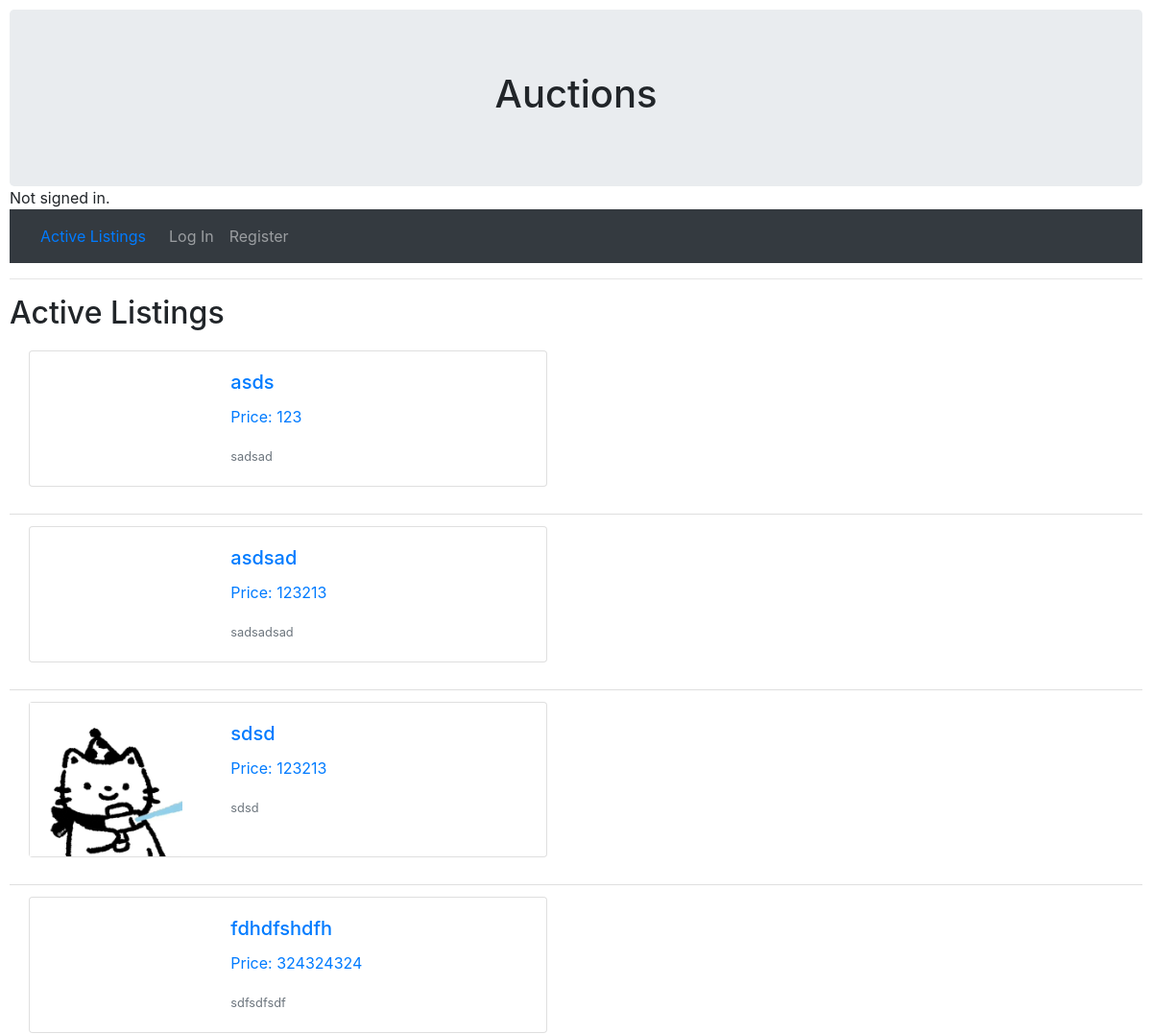
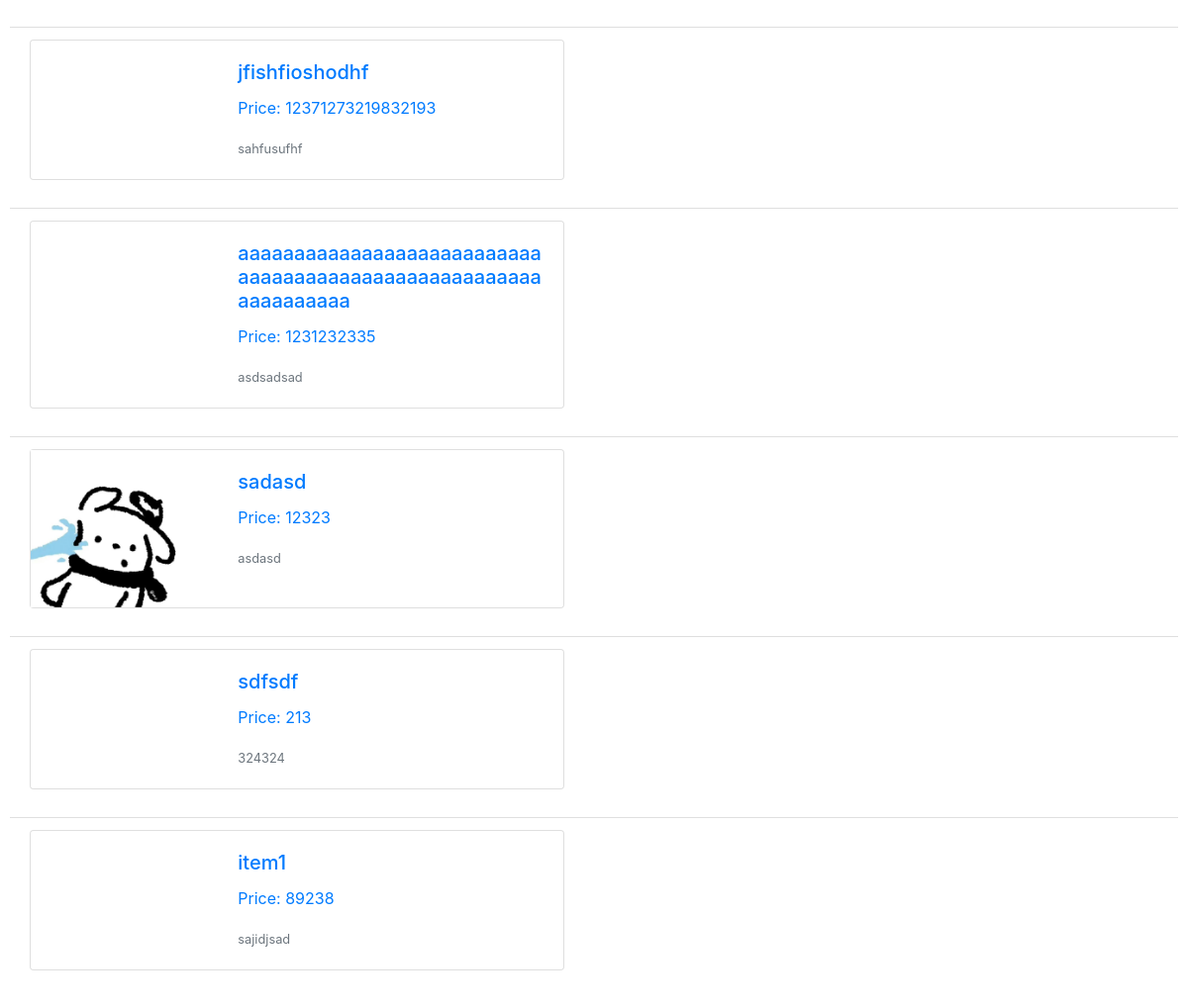
The app's page /, older data (2 pictures, top to bottom).
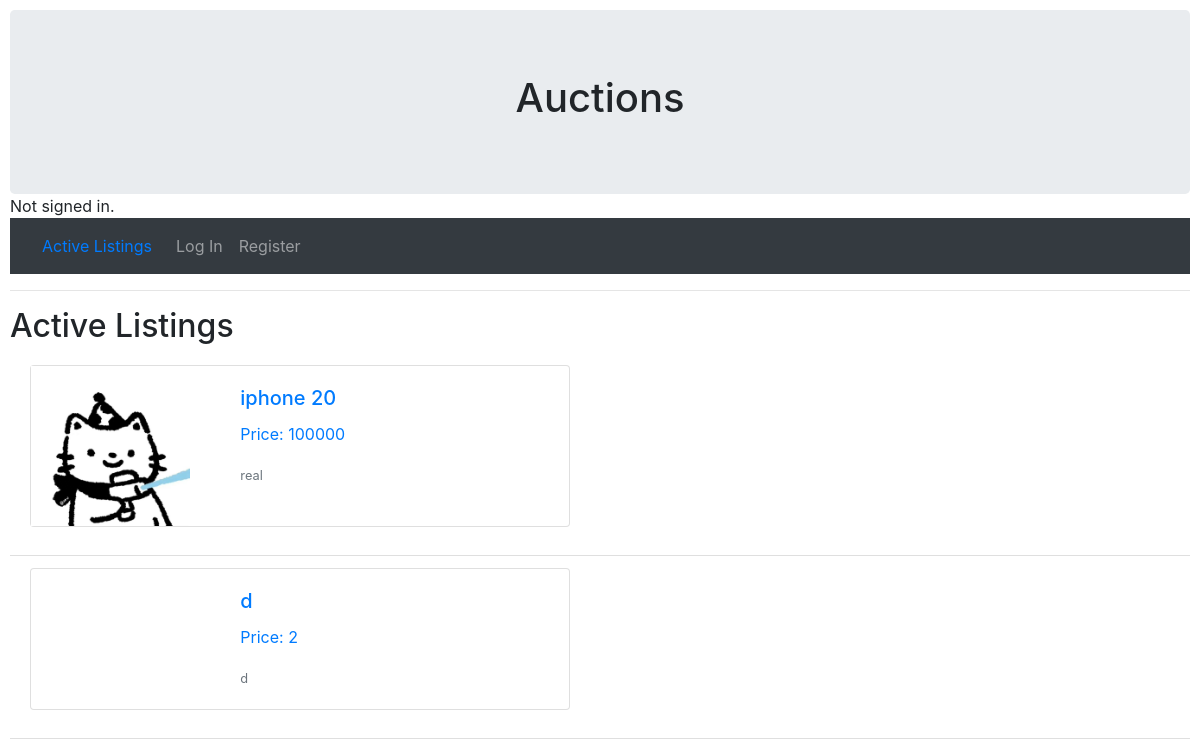
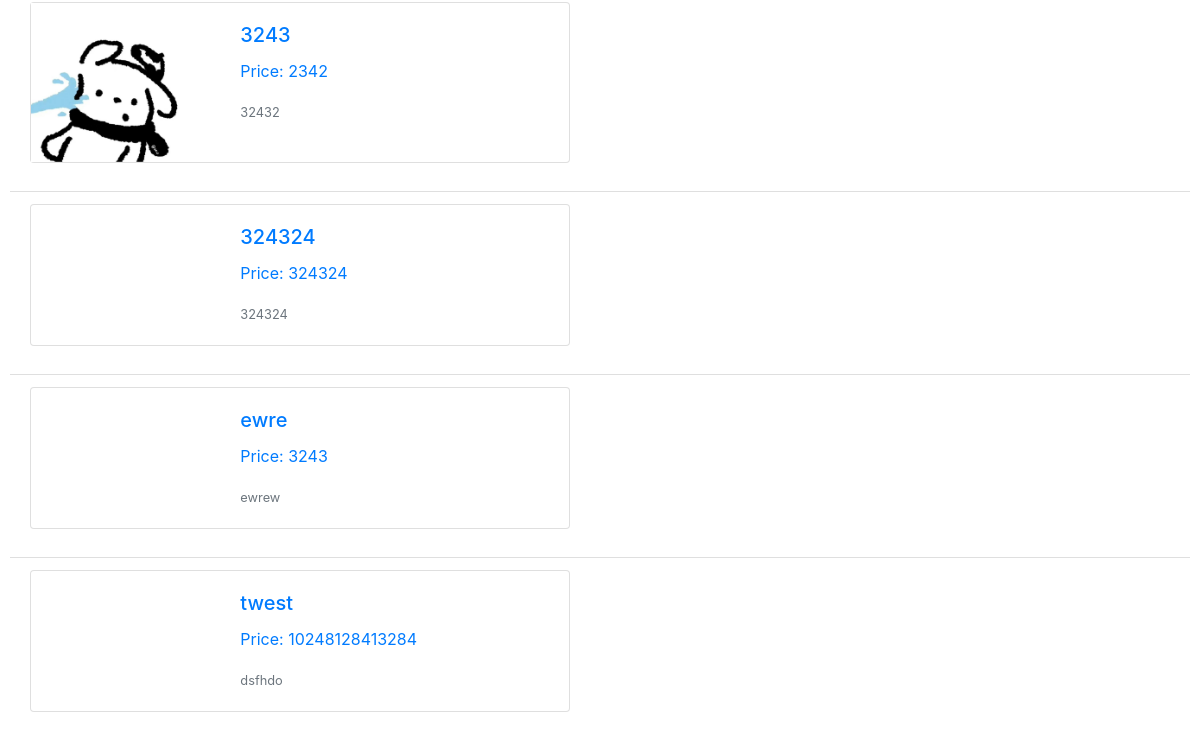
The same page, newer data (2 pictures, top to bottom).
### auctions/models.py (models this page shows)
class Listing(models.Model):
    listing_name = models.CharField(primary_key=True, max_length=64)
    listing_desc = models.CharField(max_length=256)
    starting_bid = models.IntegerField()
    current_bid = models.ForeignKey(Bid, on_delete=models.CASCADE, null=True, blank=True)
    creator = models.ForeignKey(User, on_delete=models.CASCADE)
    post_date = models.DateTimeField(default=now, editable=False)
    picture = models.ImageField(blank=True, null=True, upload_to="images/")

### auctions/views.py (the view)
# urls.py: path("", views.index, name="index"),
def index(request):
    listings = Listing.objects.all()
    return render(request, "auctions/index.html", {
        'listings': listings,
    })

### auctions/templates/auctions/index.html (shortened to what this page needs)
{% extends "auctions/layout.html" %}
{% block body %}
    <h2>Active Listings</h2>
    {% if listings %}
    <ul class="list-group list-group-flush">
        {% for listing in listings %}
        <li class="list-group-item">
            <a href="{% url 'details' listing.listing_name %}">
                <div class="card mb-3" style="max-width: 540px;">
                    <div class="row g-0">
                      <div class="col-md-4">
                        {% if listing.picture %}
                        <img src="{{ listing.picture.url }}" class="img-fluid rounded-start" alt="{{ listing.listing_name }}">
                        {% endif %}
                      </div>
                      <div class="col-md-8">
                        <div class="card-body">
                          <h5 class="card-title">{{ listing.listing_name }}</h5>
                          <p class="card-text">Price: {{ listing.starting_bid }}</p>
                          <p class="card-text"><small class="text-muted">{{ listing.listing_desc }}</small></p>
                        </div>
                      </div>
                    </div>
                  </div>
            </a>
        </li>
        {% endfor %}
    </ul>
    {% else %}
    <h1>No listings</h1>
    {% endif %}
    {% endblock %}

### auctions/templates/auctions/layout.html (shortened to what this page needs)
{% load static %}
<!DOCTYPE html>
<html lang="en">
<head>
    <link rel="stylesheet" href="https://stackpath.bootstrapcdn.com/bootstrap/4.4.1/css/bootstrap.min.css"
>
    <link href="{% static 'auctions/styles.css' %}" rel="stylesheet">
</head>
<body>
    <div class="jumbotron text-center" style="margin-bottom:0">
        <h1>Auctions</h1>
    </div>
    <div>
        {% if user.is_authenticated %}
        Signed in as <strong>{{ user.username }}</strong>.
        {% else %}
        Not signed in.
        {% endif %}
    </div>
    <nav class="navbar navbar-expand-sm bg-dark navbar-dark">
        <a class="nav-link" href="{% url 'index' %}">Active Listings</a>
        <div class="collapse navbar-collapse" id="collapsibleNavbar">
            {% if user.is_authenticated %}
            <ul class="navbar-nav">
                <li class="nav-item">
                    <a class="nav-link" href="{% url 'logout' %}">Log Out</a>
                </li>
                <li class="nav-item">
                    <a class="nav-link" href="{% url 'create' %}">Create Listing</a>
                </li>
            </ul>
            {% else %}
            <ul class="navbar-nav">
                <li class="nav-item">
                    <a class="nav-link" href="{% url 'login' %}">Log In</a>
                </li>
                <li class="nav-item">
                    <a class="nav-link" href="{% url 'register' %}">Register</a>
                </li>
            </ul>
            {% endif %}
        </div>
    </nav>
    <hr>
    {% block body %}
    {% endblock %}
</body>
</html>

### auctions/static/auctions/styles.css (style rules this page uses)
body { padding: 10px; }

Row changes from the older to the newer data that the page shows:
removed Listing: listing_name "asds", starting_bid "123", listing_desc "sadsad"
removed Listing: listing_name "asdsad", starting_bid "123213", listing_desc "sadsadsad"
removed Listing: picture (picture), listing_name "sdsd", starting_bid "123213", listing_desc "sdsd"
removed Listing: listing_name "fdhdfshdfh", starting_bid "324324324", listing_desc "sdfsdfsdf"
removed Listing: listing_name "jfishfioshodhf", starting_bid "12371273219832193", listing_desc "sahfusufhf"
removed Listing: listing_name "aaaaaaaaaaaaaaaaaaaaaaaaaaaaaaaaaaaaaaaaaaaaaaaaaaaaaaaaaaaaaaaa", starting_bid "1231232335", listing_desc "asdsadsad"
removed Listing: picture (picture), listing_name "sadasd", starting_bid "12323", listing_desc "asdasd"
removed Listing: listing_name "sdfsdf", starting_bid "213", listing_desc "324324"
removed Listing: listing_name "item1", starting_bid "89238", listing_desc "sajidjsad"
added Listing: picture (picture), listing_name "iphone 20", starting_bid "100000", listing_desc "real"
added Listing: listing_name "d", starting_bid "2", listing_desc "d"
added Listing: picture (picture), listing_name "3243", starting_bid "2342", listing_desc "32432"
added Listing: listing_name "324324", starting_bid "324324", listing_desc "324324"
added Listing: listing_name "ewre", starting_bid "3243", listing_desc "ewrew"
added Listing: listing_name "twest", starting_bid "10248128413284", listing_desc "dsfhdo"
